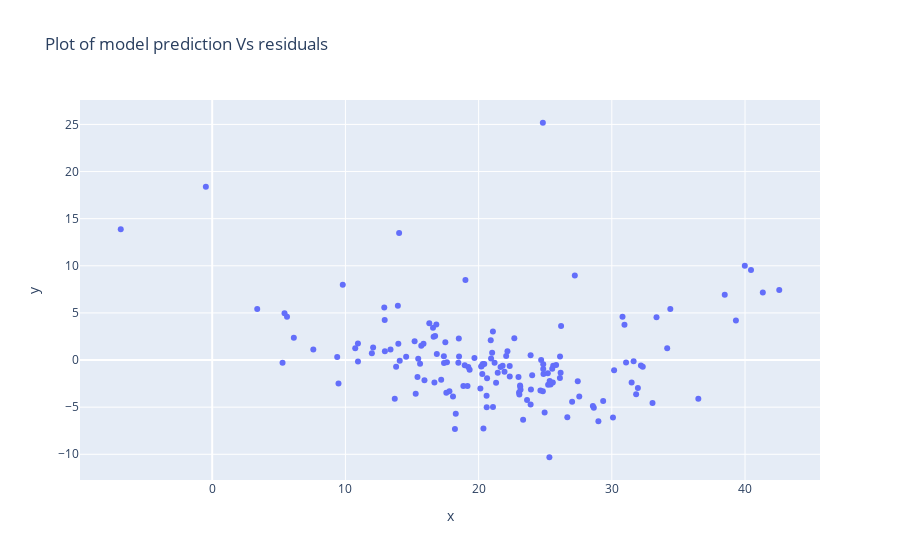

The notebook cell saved with this chart:
### Code cell
### scatterplot for reg_pred Vs residuals

fig = px.scatter(x = reg_pred, y = residuals,
                labels = {'reg_pred':'model prediction', 'residuals':'residuals'}, 
                title = 'Plot of model prediction Vs residuals')
fig.show()

### Figure 1 — Plotly figure (JSON) as saved in the notebook; plotly's stock layout.template omitted (floating-point values rounded to 4 significant figures; data arrays with more than 128 entries replaced by an {"elided": "..."} marker saying what was removed)
{"data": [{"hovertemplate": "x=%{x}<br>y=%{y}<extra></extra>", "legendgroup": "", "marker": {"color": "#636efa", "symbol": "circle"}, "mode": "markers", "name": "", "orientation": "v", "showlegend": false, "type": "scatter", "x": {"elided": "152 float values"}, "xaxis": "x", "y": {"elided": "152 float values"}, "yaxis": "y"}], "layout": {"legend": {"tracegroupgap": 0}, "title": {"text": "Plot of model prediction Vs residuals"}, "xaxis": {"anchor": "y", "domain": [0, 1], "title": {"text": "x"}}, "yaxis": {"anchor": "x", "domain": [0, 1], "title": {"text": "y"}}}}
